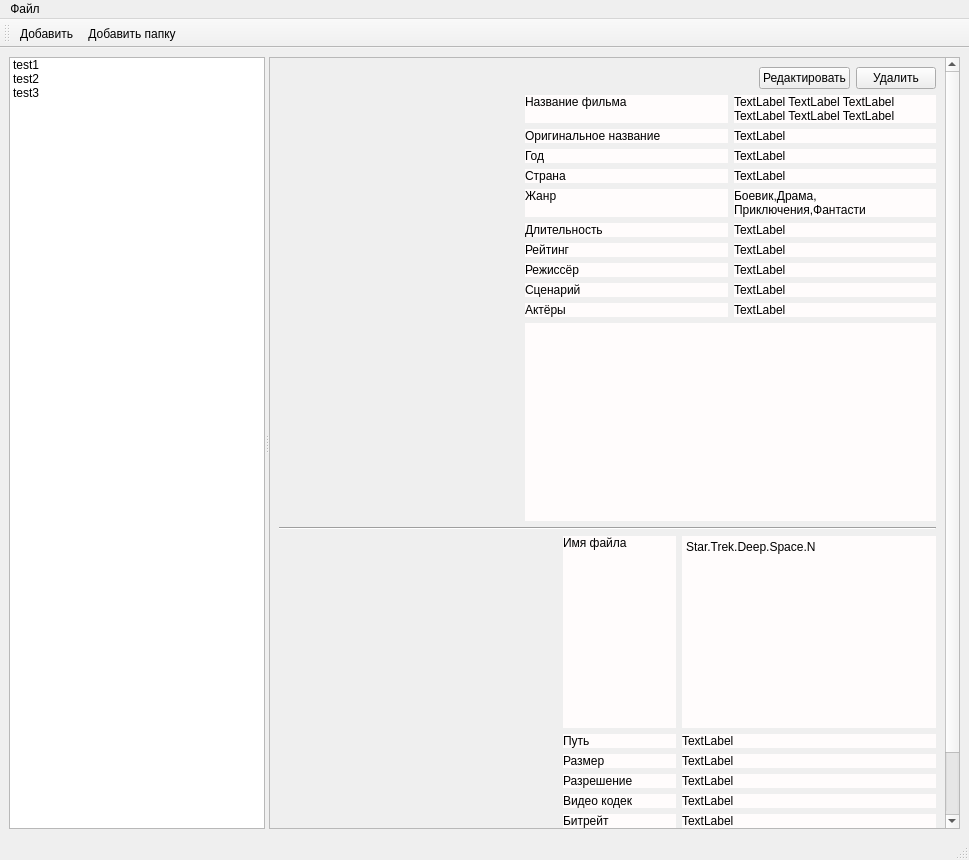
<?xml version="1.0" encoding="UTF-8"?>
<ui version="4.0">
 <class>MainWindow</class>
 <widget class="QMainWindow" name="MainWindow">
  <property name="geometry">
   <rect>
    <x>0</x>
    <y>0</y>
    <width>969</width>
    <height>860</height>
   </rect>
  </property>
  <property name="windowTitle">
   <string>MainWindow</string>
  </property>
  <widget class="QWidget" name="centralwidget">
   <layout class="QHBoxLayout" name="horizontalLayout">
    <item>
     <widget class="QSplitter" name="splitter">
      <property name="orientation">
       <enum>Qt::Horizontal</enum>
      </property>
      <widget class="QListWidget" name="listWidget">
       <item>
        <property name="text">
         <string>test1</string>
        </property>
       </item>
       <item>
        <property name="text">
         <string>test2</string>
        </property>
       </item>
       <item>
        <property name="text">
         <string>test3</string>
        </property>
       </item>
      </widget>
      <widget class="QWidget" name="verticalWidget" native="true">
       <property name="sizePolicy">
        <sizepolicy hsizetype="Preferred" vsizetype="Preferred">
         <horstretch>1</horstretch>
         <verstretch>0</verstretch>
        </sizepolicy>
       </property>
       <layout class="QVBoxLayout" name="verticalLayout_2" stretch="0">
        <item>
         <widget class="QScrollArea" name="scrollArea">
          <property name="sizePolicy">
           <sizepolicy hsizetype="Expanding" vsizetype="Expanding">
            <horstretch>2</horstretch>
            <verstretch>0</verstretch>
           </sizepolicy>
          </property>
          <property name="verticalScrollBarPolicy">
           <enum>Qt::ScrollBarAlwaysOn</enum>
          </property>
          <property name="sizeAdjustPolicy">
           <enum>QAbstractScrollArea::AdjustToContents</enum>
          </property>
          <property name="widgetResizable">
           <bool>true</bool>
          </property>
          <widget class="QWidget" name="scrollAreaWidgetContents">
           <property name="geometry">
            <rect>
             <x>0</x>
             <y>-73</y>
             <width>653</width>
             <height>848</height>
            </rect>
           </property>
           <layout class="QVBoxLayout" name="verticalLayout_3">
            <property name="sizeConstraint">
             <enum>QLayout::SetNoConstraint</enum>
            </property>
            <item>
             <layout class="QHBoxLayout" name="horizontalLayout_4">
              <item>
               <spacer name="horizontalSpacer">
                <property name="orientation">
                 <enum>Qt::Horizontal</enum>
                </property>
                <property name="sizeHint" stdset="0">
                 <size>
                  <width>40</width>
                  <height>20</height>
                 </size>
                </property>
               </spacer>
              </item>
              <item>
               <widget class="QPushButton" name="pushButton">
                <property name="text">
                 <string>Редактировать</string>
                </property>
               </widget>
              </item>
              <item>
               <widget class="QPushButton" name="pushButton_2">
                <property name="text">
                 <string>Удалить</string>
                </property>
               </widget>
              </item>
             </layout>
            </item>
            <item>
             <layout class="QHBoxLayout" name="horizontalLayout_2">
              <item>
               <widget class="QLabel" name="label_poster">
                <property name="minimumSize">
                 <size>
                  <width>240</width>
                  <height>426</height>
                 </size>
                </property>
                <property name="maximumSize">
                 <size>
                  <width>240</width>
                  <height>426</height>
                 </size>
                </property>
                <property name="text">
                 <string/>
                </property>
                <property name="pixmap">
                 <pixmap resource="resource.qrc">:/newPrefix/placeholder.png</pixmap>
                </property>
                <property name="scaledContents">
                 <bool>false</bool>
                </property>
                <property name="alignment">
                 <set>Qt::AlignCenter</set>
                </property>
               </widget>
              </item>
              <item>
               <layout class="QVBoxLayout" name="verticalLayout_4">
                <item>
                 <layout class="QGridLayout" name="gridLayout">
                  <item row="10" column="0">
                   <widget class="QLabel" name="label_4">
                    <property name="styleSheet">
                     <string notr="true">background-color: rgb(255, 252, 252);</string>
                    </property>
                    <property name="text">
                     <string>Актёры</string>
                    </property>
                    <property name="alignment">
                     <set>Qt::AlignLeading|Qt::AlignLeft|Qt::AlignTop</set>
                    </property>
                   </widget>
                  </item>
                  <item row="7" column="1">
                   <widget class="QLabel" name="label_rating">
                    <property name="styleSheet">
                     <string notr="true">background-color: rgb(255, 252, 252);</string>
                    </property>
                    <property name="text">
                     <string>TextLabel</string>
                    </property>
                    <property name="wordWrap">
                     <bool>true</bool>
                    </property>
                    <property name="textInteractionFlags">
                     <set>Qt::LinksAccessibleByMouse|Qt::TextSelectableByMouse</set>
                    </property>
                   </widget>
                  </item>
                  <item row="6" column="0">
                   <widget class="QLabel" name="label_14">
                    <property name="styleSheet">
                     <string notr="true">background-color: rgb(255, 252, 252);</string>
                    </property>
                    <property name="text">
                     <string>Длительность</string>
                    </property>
                    <property name="alignment">
                     <set>Qt::AlignLeading|Qt::AlignLeft|Qt::AlignTop</set>
                    </property>
                   </widget>
                  </item>
                  <item row="2" column="1">
                   <widget class="QLabel" name="label_orig_name">
                    <property name="styleSheet">
                     <string notr="true">background-color: rgb(255, 252, 252);</string>
                    </property>
                    <property name="text">
                     <string>TextLabel</string>
                    </property>
                    <property name="wordWrap">
                     <bool>true</bool>
                    </property>
                    <property name="textInteractionFlags">
                     <set>Qt::LinksAccessibleByMouse|Qt::TextSelectableByMouse</set>
                    </property>
                   </widget>
                  </item>
                  <item row="4" column="1">
                   <widget class="QLabel" name="label_country">
                    <property name="styleSheet">
                     <string notr="true">background-color: rgb(255, 252, 252);</string>
                    </property>
                    <property name="text">
                     <string>TextLabel</string>
                    </property>
                    <property name="wordWrap">
                     <bool>true</bool>
                    </property>
                    <property name="textInteractionFlags">
                     <set>Qt::LinksAccessibleByMouse|Qt::TextSelectableByMouse</set>
                    </property>
                   </widget>
                  </item>
                  <item row="6" column="1">
                   <widget class="QLabel" name="label_movie_length">
                    <property name="styleSheet">
                     <string notr="true">background-color: rgb(255, 252, 252);</string>
                    </property>
                    <property name="text">
                     <string>TextLabel</string>
                    </property>
                    <property name="wordWrap">
                     <bool>true</bool>
                    </property>
                    <property name="textInteractionFlags">
                     <set>Qt::LinksAccessibleByMouse|Qt::TextSelectableByMouse</set>
                    </property>
                   </widget>
                  </item>
                  <item row="8" column="0">
                   <widget class="QLabel" name="label_18">
                    <property name="styleSheet">
                     <string notr="true">background-color: rgb(255, 252, 252);</string>
                    </property>
                    <property name="text">
                     <string>Режиссёр</string>
                    </property>
                    <property name="alignment">
                     <set>Qt::AlignLeading|Qt::AlignLeft|Qt::AlignTop</set>
                    </property>
                   </widget>
                  </item>
                  <item row="10" column="1">
                   <widget class="QLabel" name="label_actors">
                    <property name="styleSheet">
                     <string notr="true">background-color: rgb(255, 252, 252);</string>
                    </property>
                    <property name="text">
                     <string>TextLabel</string>
                    </property>
                    <property name="wordWrap">
                     <bool>true</bool>
                    </property>
                    <property name="textInteractionFlags">
                     <set>Qt::LinksAccessibleByMouse|Qt::TextSelectableByMouse</set>
                    </property>
                   </widget>
                  </item>
                  <item row="3" column="1">
                   <widget class="QLabel" name="label_year">
                    <property name="styleSheet">
                     <string notr="true">background-color: rgb(255, 252, 252);</string>
                    </property>
                    <property name="text">
                     <string>TextLabel</string>
                    </property>
                    <property name="wordWrap">
                     <bool>true</bool>
                    </property>
                    <property name="textInteractionFlags">
                     <set>Qt::LinksAccessibleByMouse|Qt::TextSelectableByMouse</set>
                    </property>
                   </widget>
                  </item>
                  <item row="8" column="1">
                   <widget class="QLabel" name="label_director">
                    <property name="styleSheet">
                     <string notr="true">background-color: rgb(255, 252, 252);</string>
                    </property>
                    <property name="text">
                     <string>TextLabel</string>
                    </property>
                    <property name="wordWrap">
                     <bool>true</bool>
                    </property>
                    <property name="textInteractionFlags">
                     <set>Qt::LinksAccessibleByMouse|Qt::TextSelectableByMouse</set>
                    </property>
                   </widget>
                  </item>
                  <item row="5" column="0">
                   <widget class="QLabel" name="label_12">
                    <property name="styleSheet">
                     <string notr="true">background-color: rgb(255, 252, 252);</string>
                    </property>
                    <property name="text">
                     <string>Жанр</string>
                    </property>
                    <property name="alignment">
                     <set>Qt::AlignLeading|Qt::AlignLeft|Qt::AlignTop</set>
                    </property>
                   </widget>
                  </item>
                  <item row="2" column="0">
                   <widget class="QLabel" name="label_6">
                    <property name="styleSheet">
                     <string notr="true">background-color: rgb(255, 252, 252);</string>
                    </property>
                    <property name="text">
                     <string>Оригинальное название</string>
                    </property>
                    <property name="alignment">
                     <set>Qt::AlignLeading|Qt::AlignLeft|Qt::AlignTop</set>
                    </property>
                   </widget>
                  </item>
                  <item row="1" column="0">
                   <widget class="QLabel" name="label_2">
                    <property name="styleSheet">
                     <string notr="true">background-color: rgb(255, 252, 252);</string>
                    </property>
                    <property name="text">
                     <string>Название фильма</string>
                    </property>
                    <property name="alignment">
                     <set>Qt::AlignLeading|Qt::AlignLeft|Qt::AlignTop</set>
                    </property>
                   </widget>
                  </item>
                  <item row="3" column="0">
                   <widget class="QLabel" name="label_8">
                    <property name="styleSheet">
                     <string notr="true">background-color: rgb(255, 252, 252);</string>
                    </property>
                    <property name="text">
                     <string>Год</string>
                    </property>
                    <property name="alignment">
                     <set>Qt::AlignLeading|Qt::AlignLeft|Qt::AlignTop</set>
                    </property>
                   </widget>
                  </item>
                  <item row="1" column="1">
                   <widget class="QLabel" name="label_movie_name">
                    <property name="styleSheet">
                     <string notr="true">background-color: rgb(255, 252, 252);</string>
                    </property>
                    <property name="text">
                     <string>TextLabel TextLabel TextLabel TextLabel TextLabel TextLabel </string>
                    </property>
                    <property name="wordWrap">
                     <bool>true</bool>
                    </property>
                    <property name="textInteractionFlags">
                     <set>Qt::LinksAccessibleByMouse|Qt::TextSelectableByMouse</set>
                    </property>
                   </widget>
                  </item>
                  <item row="7" column="0">
                   <widget class="QLabel" name="label_16">
                    <property name="styleSheet">
                     <string notr="true">background-color: rgb(255, 252, 252);</string>
                    </property>
                    <property name="text">
                     <string>Рейтинг</string>
                    </property>
                    <property name="alignment">
                     <set>Qt::AlignLeading|Qt::AlignLeft|Qt::AlignTop</set>
                    </property>
                   </widget>
                  </item>
                  <item row="4" column="0">
                   <widget class="QLabel" name="label_10">
                    <property name="styleSheet">
                     <string notr="true">background-color: rgb(255, 252, 252);</string>
                    </property>
                    <property name="text">
                     <string>Страна</string>
                    </property>
                    <property name="alignment">
                     <set>Qt::AlignLeading|Qt::AlignLeft|Qt::AlignTop</set>
                    </property>
                   </widget>
                  </item>
                  <item row="5" column="1">
                   <widget class="QLabel" name="label_genre">
                    <property name="sizePolicy">
                     <sizepolicy hsizetype="Preferred" vsizetype="Preferred">
                      <horstretch>0</horstretch>
                      <verstretch>0</verstretch>
                     </sizepolicy>
                    </property>
                    <property name="maximumSize">
                     <size>
                      <width>16777215</width>
                      <height>16777215</height>
                     </size>
                    </property>
                    <property name="styleSheet">
                     <string notr="true">background-color: rgb(255, 252, 252);</string>
                    </property>
                    <property name="text">
                     <string>Боевик,Драма, Приключения,Фантасти</string>
                    </property>
                    <property name="wordWrap">
                     <bool>true</bool>
                    </property>
                    <property name="textInteractionFlags">
                     <set>Qt::LinksAccessibleByMouse|Qt::TextSelectableByMouse</set>
                    </property>
                   </widget>
                  </item>
                  <item row="9" column="0">
                   <widget class="QLabel" name="label_20">
                    <property name="styleSheet">
                     <string notr="true">background-color: rgb(255, 252, 252);</string>
                    </property>
                    <property name="text">
                     <string>Сценарий</string>
                    </property>
                    <property name="alignment">
                     <set>Qt::AlignLeading|Qt::AlignLeft|Qt::AlignTop</set>
                    </property>
                   </widget>
                  </item>
                  <item row="9" column="1">
                   <widget class="QLabel" name="label_script">
                    <property name="styleSheet">
                     <string notr="true">background-color: rgb(255, 252, 252);</string>
                    </property>
                    <property name="text">
                     <string>TextLabel</string>
                    </property>
                    <property name="wordWrap">
                     <bool>true</bool>
                    </property>
                    <property name="textInteractionFlags">
                     <set>Qt::LinksAccessibleByMouse|Qt::TextSelectableByMouse</set>
                    </property>
                   </widget>
                  </item>
                 </layout>
                </item>
                <item>
                 <widget class="QPlainTextEdit" name="plainTextEdit_description">
                  <property name="styleSheet">
                   <string notr="true">background-color: rgb(255, 252, 252);</string>
                  </property>
                  <property name="frameShape">
                   <enum>QFrame::NoFrame</enum>
                  </property>
                 </widget>
                </item>
               </layout>
              </item>
             </layout>
            </item>
            <item>
             <widget class="Line" name="line">
              <property name="orientation">
               <enum>Qt::Horizontal</enum>
              </property>
             </widget>
            </item>
            <item>
             <layout class="QGridLayout" name="gridLayout_2">
              <property name="sizeConstraint">
               <enum>QLayout::SetDefaultConstraint</enum>
              </property>
              <item row="0" column="0">
               <layout class="QVBoxLayout" name="verticalLayout_5">
                <item>
                 <widget class="QLabel" name="label_frames">
                  <property name="sizePolicy">
                   <sizepolicy hsizetype="Preferred" vsizetype="Preferred">
                    <horstretch>0</horstretch>
                    <verstretch>0</verstretch>
                   </sizepolicy>
                  </property>
                  <property name="minimumSize">
                   <size>
                    <width>240</width>
                    <height>240</height>
                   </size>
                  </property>
                  <property name="maximumSize">
                   <size>
                    <width>240</width>
                    <height>240</height>
                   </size>
                  </property>
                  <property name="text">
                   <string/>
                  </property>
                  <property name="pixmap">
                   <pixmap resource="resource.qrc">:/newPrefix/placeholder.png</pixmap>
                  </property>
                  <property name="scaledContents">
                   <bool>false</bool>
                  </property>
                 </widget>
                </item>
                <item>
                 <widget class="MySlider" name="horizontalSlider">
                  <property name="maximum">
                   <number>0</number>
                  </property>
                  <property name="orientation">
                   <enum>Qt::Horizontal</enum>
                  </property>
                 </widget>
                </item>
               </layout>
              </item>
              <item row="0" column="2">
               <layout class="QGridLayout" name="gridLayout_3">
                <property name="sizeConstraint">
                 <enum>QLayout::SetDefaultConstraint</enum>
                </property>
                <item row="5" column="0">
                 <widget class="QLabel" name="label_30">
                  <property name="styleSheet">
                   <string notr="true">background-color: rgb(255, 252, 252);</string>
                  </property>
                  <property name="text">
                   <string>Битрейт</string>
                  </property>
                  <property name="alignment">
                   <set>Qt::AlignLeading|Qt::AlignLeft|Qt::AlignTop</set>
                  </property>
                 </widget>
                </item>
                <item row="0" column="0">
                 <widget class="QLabel" name="label_23">
                  <property name="styleSheet">
                   <string notr="true">background-color: rgb(255, 252, 252);</string>
                  </property>
                  <property name="text">
                   <string>Имя файла</string>
                  </property>
                  <property name="alignment">
                   <set>Qt::AlignLeading|Qt::AlignLeft|Qt::AlignTop</set>
                  </property>
                 </widget>
                </item>
                <item row="7" column="1">
                 <widget class="QLabel" name="label_audio">
                  <property name="styleSheet">
                   <string notr="true">background-color: rgb(255, 252, 252);</string>
                  </property>
                  <property name="text">
                   <string>TextLabel</string>
                  </property>
                  <property name="wordWrap">
                   <bool>true</bool>
                  </property>
                  <property name="textInteractionFlags">
                   <set>Qt::LinksAccessibleByMouse|Qt::TextSelectableByMouse</set>
                  </property>
                 </widget>
                </item>
                <item row="3" column="0">
                 <widget class="QLabel" name="label_26">
                  <property name="styleSheet">
                   <string notr="true">background-color: rgb(255, 252, 252);</string>
                  </property>
                  <property name="text">
                   <string>Разрешение</string>
                  </property>
                  <property name="alignment">
                   <set>Qt::AlignLeading|Qt::AlignLeft|Qt::AlignTop</set>
                  </property>
                 </widget>
                </item>
                <item row="2" column="0">
                 <widget class="QLabel" name="label_22">
                  <property name="styleSheet">
                   <string notr="true">background-color: rgb(255, 252, 252);</string>
                  </property>
                  <property name="text">
                   <string>Размер</string>
                  </property>
                  <property name="alignment">
                   <set>Qt::AlignLeading|Qt::AlignLeft|Qt::AlignTop</set>
                  </property>
                 </widget>
                </item>
                <item row="8" column="1">
                 <widget class="QLabel" name="label_subs">
                  <property name="styleSheet">
                   <string notr="true">background-color: rgb(255, 252, 252);</string>
                  </property>
                  <property name="text">
                   <string>TextLabel</string>
                  </property>
                  <property name="wordWrap">
                   <bool>true</bool>
                  </property>
                  <property name="textInteractionFlags">
                   <set>Qt::LinksAccessibleByMouse|Qt::TextSelectableByMouse</set>
                  </property>
                 </widget>
                </item>
                <item row="3" column="1">
                 <widget class="QLabel" name="label_resolution">
                  <property name="styleSheet">
                   <string notr="true">background-color: rgb(255, 252, 252);</string>
                  </property>
                  <property name="text">
                   <string>TextLabel</string>
                  </property>
                  <property name="wordWrap">
                   <bool>true</bool>
                  </property>
                  <property name="textInteractionFlags">
                   <set>Qt::LinksAccessibleByMouse|Qt::TextSelectableByMouse</set>
                  </property>
                 </widget>
                </item>
                <item row="6" column="1">
                 <widget class="QLabel" name="label_file_length">
                  <property name="styleSheet">
                   <string notr="true">background-color: rgb(255, 252, 252);</string>
                  </property>
                  <property name="text">
                   <string>TextLabel</string>
                  </property>
                  <property name="wordWrap">
                   <bool>true</bool>
                  </property>
                  <property name="textInteractionFlags">
                   <set>Qt::LinksAccessibleByMouse|Qt::TextSelectableByMouse</set>
                  </property>
                 </widget>
                </item>
                <item row="4" column="1">
                 <widget class="QLabel" name="label_codec">
                  <property name="styleSheet">
                   <string notr="true">background-color: rgb(255, 252, 252);</string>
                  </property>
                  <property name="text">
                   <string>TextLabel</string>
                  </property>
                  <property name="wordWrap">
                   <bool>true</bool>
                  </property>
                  <property name="textInteractionFlags">
                   <set>Qt::LinksAccessibleByMouse|Qt::TextSelectableByMouse</set>
                  </property>
                 </widget>
                </item>
                <item row="5" column="1">
                 <widget class="QLabel" name="label_bitrate">
                  <property name="styleSheet">
                   <string notr="true">background-color: rgb(255, 252, 252);</string>
                  </property>
                  <property name="text">
                   <string>TextLabel</string>
                  </property>
                  <property name="wordWrap">
                   <bool>true</bool>
                  </property>
                  <property name="textInteractionFlags">
                   <set>Qt::LinksAccessibleByMouse|Qt::TextSelectableByMouse</set>
                  </property>
                 </widget>
                </item>
                <item row="6" column="0">
                 <widget class="QLabel" name="label_32">
                  <property name="styleSheet">
                   <string notr="true">background-color: rgb(255, 252, 252);</string>
                  </property>
                  <property name="text">
                   <string>Продолжительность</string>
                  </property>
                  <property name="alignment">
                   <set>Qt::AlignLeading|Qt::AlignLeft|Qt::AlignTop</set>
                  </property>
                 </widget>
                </item>
                <item row="7" column="0">
                 <widget class="QLabel" name="label_34">
                  <property name="styleSheet">
                   <string notr="true">background-color: rgb(255, 252, 252);</string>
                  </property>
                  <property name="text">
                   <string>Аудио</string>
                  </property>
                  <property name="alignment">
                   <set>Qt::AlignLeading|Qt::AlignLeft|Qt::AlignTop</set>
                  </property>
                 </widget>
                </item>
                <item row="2" column="1">
                 <widget class="QLabel" name="label_size">
                  <property name="styleSheet">
                   <string notr="true">background-color: rgb(255, 252, 252);</string>
                  </property>
                  <property name="text">
                   <string>TextLabel</string>
                  </property>
                  <property name="wordWrap">
                   <bool>true</bool>
                  </property>
                  <property name="textInteractionFlags">
                   <set>Qt::LinksAccessibleByMouse|Qt::TextSelectableByMouse</set>
                  </property>
                 </widget>
                </item>
                <item row="4" column="0">
                 <widget class="QLabel" name="label_28">
                  <property name="styleSheet">
                   <string notr="true">background-color: rgb(255, 252, 252);</string>
                  </property>
                  <property name="text">
                   <string>Видео кодек</string>
                  </property>
                  <property name="alignment">
                   <set>Qt::AlignLeading|Qt::AlignLeft|Qt::AlignTop</set>
                  </property>
                 </widget>
                </item>
                <item row="8" column="0">
                 <widget class="QLabel" name="label_36">
                  <property name="styleSheet">
                   <string notr="true">background-color: rgb(255, 252, 252);</string>
                  </property>
                  <property name="text">
                   <string>Субтитры</string>
                  </property>
                  <property name="alignment">
                   <set>Qt::AlignLeading|Qt::AlignLeft|Qt::AlignTop</set>
                  </property>
                 </widget>
                </item>
                <item row="0" column="1">
                 <widget class="GrowingTextEdit" name="plainTextEdit_file_name">
                  <property name="sizePolicy">
                   <sizepolicy hsizetype="Preferred" vsizetype="Preferred">
                    <horstretch>0</horstretch>
                    <verstretch>0</verstretch>
                   </sizepolicy>
                  </property>
                  <property name="maximumSize">
                   <size>
                    <width>16777215</width>
                    <height>16777215</height>
                   </size>
                  </property>
                  <property name="cursor" stdset="0">
                   <cursorShape>ArrowCursor</cursorShape>
                  </property>
                  <property name="styleSheet">
                   <string notr="true">background-color: rgb(255, 252, 252);</string>
                  </property>
                  <property name="frameShape">
                   <enum>QFrame::NoFrame</enum>
                  </property>
                  <property name="frameShadow">
                   <enum>QFrame::Sunken</enum>
                  </property>
                  <property name="lineWidth">
                   <number>1</number>
                  </property>
                  <property name="verticalScrollBarPolicy">
                   <enum>Qt::ScrollBarAlwaysOff</enum>
                  </property>
                  <property name="horizontalScrollBarPolicy">
                   <enum>Qt::ScrollBarAlwaysOff</enum>
                  </property>
                  <property name="sizeAdjustPolicy">
                   <enum>QAbstractScrollArea::AdjustIgnored</enum>
                  </property>
                  <property name="readOnly">
                   <bool>true</bool>
                  </property>
                  <property name="plainText">
                   <string>Star.Trek.Deep.Space.N</string>
                  </property>
                 </widget>
                </item>
                <item row="1" column="0">
                 <widget class="QLabel" name="label">
                  <property name="styleSheet">
                   <string notr="true">background-color: rgb(255, 252, 252);</string>
                  </property>
                  <property name="text">
                   <string>Путь</string>
                  </property>
                 </widget>
                </item>
                <item row="1" column="1">
                 <widget class="QLabel" name="label_path">
                  <property name="styleSheet">
                   <string notr="true">background-color: rgb(255, 252, 252);</string>
                  </property>
                  <property name="text">
                   <string>TextLabel</string>
                  </property>
                 </widget>
                </item>
               </layout>
              </item>
              <item row="0" column="1">
               <spacer name="horizontalSpacer_2">
                <property name="orientation">
                 <enum>Qt::Horizontal</enum>
                </property>
                <property name="sizeHint" stdset="0">
                 <size>
                  <width>40</width>
                  <height>20</height>
                 </size>
                </property>
               </spacer>
              </item>
             </layout>
            </item>
           </layout>
          </widget>
         </widget>
        </item>
       </layout>
      </widget>
     </widget>
    </item>
   </layout>
  </widget>
  <widget class="QMenuBar" name="menubar">
   <property name="geometry">
    <rect>
     <x>0</x>
     <y>0</y>
     <width>969</width>
     <height>22</height>
    </rect>
   </property>
   <widget class="QMenu" name="menu">
    <property name="title">
     <string>Файл</string>
    </property>
    <addaction name="action_file_new"/>
    <addaction name="action_file_open"/>
   </widget>
   <addaction name="menu"/>
  </widget>
  <widget class="QStatusBar" name="statusbar"/>
  <widget class="QToolBar" name="toolBar">
   <property name="windowTitle">
    <string>toolBar</string>
   </property>
   <attribute name="toolBarArea">
    <enum>TopToolBarArea</enum>
   </attribute>
   <attribute name="toolBarBreak">
    <bool>false</bool>
   </attribute>
   <addaction name="actionAdd_Action"/>
   <addaction name="actionAdd_dir"/>
  </widget>
  <action name="actionAdd_Action">
   <property name="text">
    <string>Добавить</string>
   </property>
  </action>
  <action name="action_file_new">
   <property name="text">
    <string>Новая база данных</string>
   </property>
  </action>
  <action name="action_file_open">
   <property name="text">
    <string>Открыть базу данных</string>
   </property>
  </action>
  <action name="actionAdd_dir">
   <property name="text">
    <string>Добавить папку</string>
   </property>
  </action>
 </widget>
 <customwidgets>
  <customwidget>
   <class>MySlider</class>
   <extends>QSlider</extends>
   <header>ui/myslider.h</header>
  </customwidget>
  <customwidget>
   <class>GrowingTextEdit</class>
   <extends>QPlainTextEdit</extends>
   <header>ui/mytextedit.h</header>
  </customwidget>
 </customwidgets>
 <resources>
  <include location="resource.qrc"/>
 </resources>
 <connections/>
</ui>
